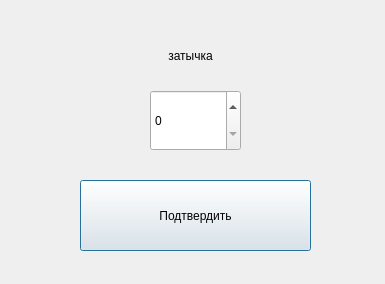
<?xml version="1.0" encoding="UTF-8"?>
<ui version="4.0">
 <class>GetNumDialog</class>
 <widget class="QDialog" name="GetNumDialog">
  <property name="geometry">
   <rect>
    <x>0</x>
    <y>0</y>
    <width>385</width>
    <height>284</height>
   </rect>
  </property>
  <property name="windowTitle">
   <string>Dialog</string>
  </property>
  <widget class="QLabel" name="label">
   <property name="geometry">
    <rect>
     <x>30</x>
     <y>40</y>
     <width>321</width>
     <height>31</height>
    </rect>
   </property>
   <property name="styleSheet">
    <string notr="true">font: 75 14pt &quot;Liberation Mono&quot;;</string>
   </property>
   <property name="text">
    <string>затычка</string>
   </property>
   <property name="alignment">
    <set>Qt::AlignCenter</set>
   </property>
  </widget>
  <widget class="QSpinBox" name="spinBox">
   <property name="geometry">
    <rect>
     <x>150</x>
     <y>90</y>
     <width>91</width>
     <height>61</height>
    </rect>
   </property>
  </widget>
  <widget class="QPushButton" name="pushButton">
   <property name="geometry">
    <rect>
     <x>80</x>
     <y>180</y>
     <width>231</width>
     <height>71</height>
    </rect>
   </property>
   <property name="text">
    <string>Подтвердить</string>
   </property>
  </widget>
 </widget>
 <resources/>
 <connections/>
</ui>
